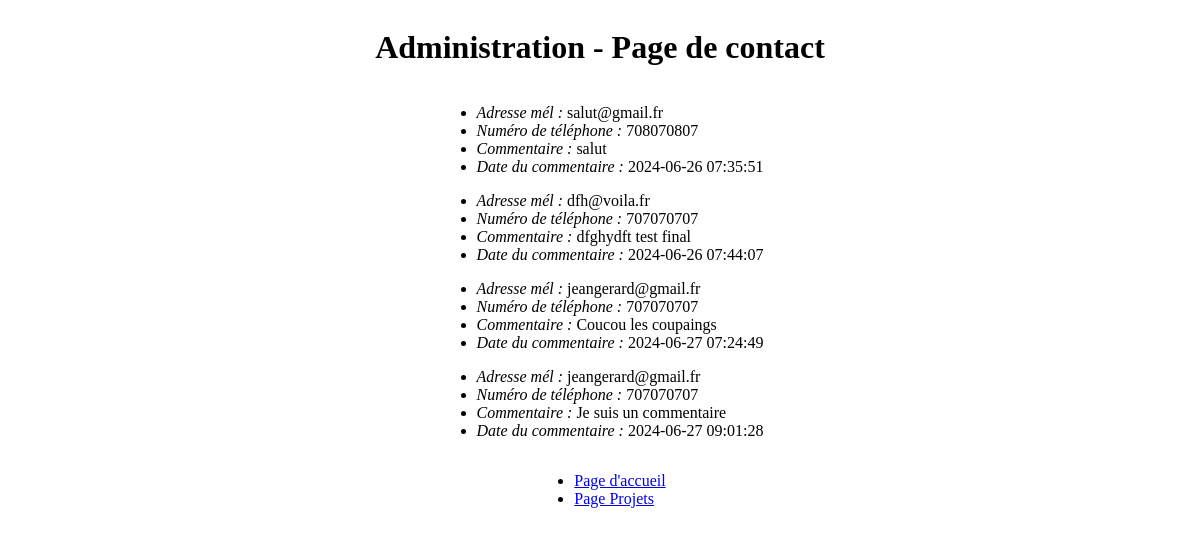
/administration/contactAdmin.php, run on the app's committed database.
### tables this page shows
CREATE TABLE `contact` (
  `id_user` int(11) NOT NULL,
  `name_user` varchar(80) NOT NULL,
  `mail_user` varchar(80) NOT NULL,
  `phone_user` int(20) NOT NULL,
  `comment_user` text NOT NULL,
  `dateComment_user` timestamp NOT NULL DEFAULT current_timestamp() ON UPDATE current_timestamp()
);

### administration/contactAdmin.php (the view, shortened to what this page needs)
<?php
function showContact () {
      include '../includes/dbconnect.php';
      $showContactSQL = "SELECT * FROM `contact` ";
      $readContactSQL =  mysqli_query($connexion, $showContactSQL);
      $readContactCheck = mysqli_num_rows($readContactSQL);
      if ($readContactCheck > 0) {
            $contacts = mysqli_fetch_all($readContactSQL, MYSQLI_ASSOC);
            foreach ($contacts as $contact) {
                  echo '<ul class="contactList">
                              <li> <em>Adresse mél :</em> ' . $contact['mail_user'] . '</li>
                              <li> <em>Numéro de téléphone :</em> ' . $contact['phone_user'] . '</li>
                              <li> <em>Commentaire :</em> ' . $contact['comment_user'] . '</li>
                              <li> <em>Date du commentaire :</em> ' . $contact['dateComment_user'] . '</li>
                        </ul>';
            }
      } else {
            echo "Erreur : " . mysqli_error($connexion);
      }
}
?>
<!DOCTYPE html>
<html lang="fr">
<head>
      <link rel="stylesheet" href="../styles/styleAdmin.css">
</head>
<body>
      <h1>Administration - Page de contact</h1>
      <div>
            <?php showContact() ?>
      </div>
      <nav>
            <ul>
                  <li><a href="indexAdmin.php">Page d'accueil</a></li>
                  <li><a href="projetsAdmin.php">Page Projets</a></li>
            </ul>
      </nav>
</body>
</html>

### styles/styleAdmin.css (style rules this page uses)
*, *::before, *::after { box-sizing: border-box; }
html { margin: 0; }
body { display : flex; justify-content: center; align-items: center; flex-direction : column; }

### data on the page
contact: mail_user "salut@gmail.fr", phone_user "708070807", comment_user "salut", dateComment_user "2024-06-26 07:35:51"
contact: mail_user "dfh@voila.fr", phone_user "707070707", comment_user "dfghydft test final", dateComment_user "2024-06-26 07:44:07"
contact: mail_user "jeangerard@gmail.fr", phone_user "707070707", comment_user "Coucou les coupaings", dateComment_user "2024-06-27 07:24:49"
contact: mail_user "jeangerard@gmail.fr", phone_user "707070707", comment_user "Je suis un commentaire", dateComment_user "2024-06-27 09:01:28"
